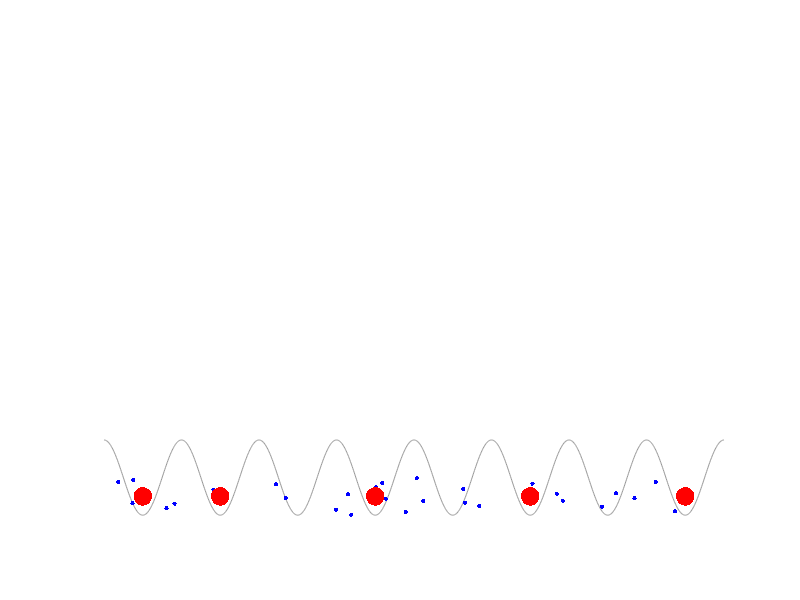

The MATLAB source for this figure:
clc; close all; clear all; 

N_b = 30; 

x_b = rand(1, N_b); 
y1_b = 0.4 + 0.1 * rand(1, N_b);


N_f = 4;

%occupied sites: 
x_f = 1/16 * [1, 3, 7, 11, 15];

N = 1000;
x = linspace(0, 1, N);
y = 0.1 * cos(pi * 16 * x) + 0.5;

y_f = 0.45;

figure(1)
hold on
plot(x, y, '-', 'color', [0, 0, 0] + 0.6)
plot(x_b, y1_b, 'b.', 'MarkerSize', 10)
plot(x_f, y_f, 'r.', 'MarkerSize', 40)


set(gca,'xtick',[])
set(gca,'xticklabel',[])
set(gca,'visible','off');

set(gca,'ytick',[])
set(gca,'yticklabel',[])
set(gca,'visible','off');
axis([0, 1, 0.35, 1.65])
hold off
